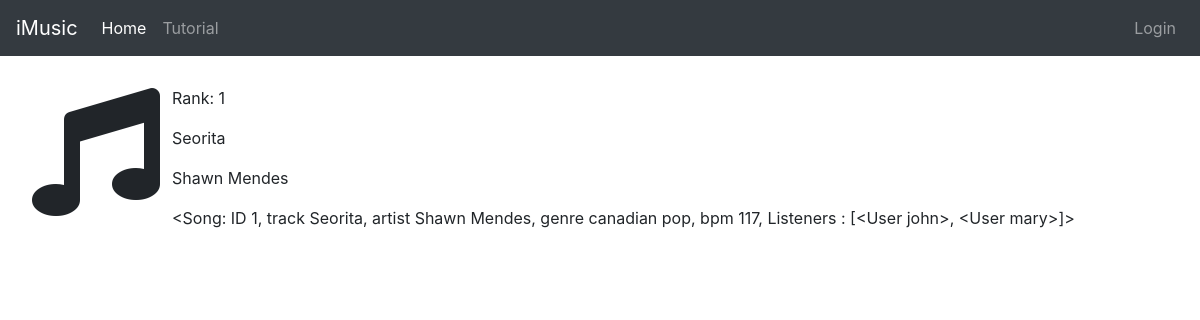
The page /leaderboard/1 on the database its author committed.
### app/models.py (models this page shows, shortened)
class Song(db.Model):
    id = db.Column(db.Integer, primary_key=True)
    track_name = db.Column(db.String(128))
    artist_name = db.Column(db.String(64))
    genre = db.Column(db.String(64))
    beats_per_minute = db.Column(db.Integer)
    song_data = db.relationship('SongData', backref='song')
    def __repr__(self):
        return '<Song: ID {}, track {}, artist {}, genre {}, bpm {}, Listeners : {}>'.format(self.id, self.track_name, self.artist_name, self.genre,
                self.beats_per_minute, self.listeners.all())

class User(UserMixin, db.Model):
    id = db.Column(db.Integer, primary_key=True)
    username = db.Column(db.String(64), index=True, unique=True)
    email = db.Column(db.String(120), index=True, unique=True)
    password_hash = db.Column(db.String(128))
    posts = db.relationship('Post', backref='author', lazy='dynamic')
    about_me = db.Column(db.String(140))
    last_seen = db.Column(db.DateTime, default=datetime.utcnow)
    songs_followed = db.relationship('Song', secondary=listeners,
                                   backref=db.backref('listeners',lazy='dynamic'),
                                   lazy='dynamic')
    def __repr__(self):
        return '<User {}>'.format(self.username)
    followed = db.relationship(
        'User', secondary=followers,
        primaryjoin=(followers.c.follower_id == id),
        secondaryjoin=(followers.c.followed_id == id),
        backref=db.backref('followers', lazy='dynamic'), lazy='dynamic')

### app/routes.py (the view)
@app.route('/leaderboard/<int:songID>')
def song_page(songID):
    song = Song.query.filter_by(id=songID).first_or_404()
    return render_template('song_page.html', song=song)

### app/routes.py (called while the page is built)
@app.before_request
def before_request():
    if current_user.is_authenticated:
        current_user.last_seen = datetime.utcnow()
        db.session.commit()

### app/templates/song_page.html (shortened to what this page needs)
{% extends "base.html" %}
{% block content %}
<body>
    <div class="song-container">
        <div class="song-icon">
            <i class="fas fa-music fa-8x"></i>
        </div>
        <div class="song-contents">
            <ul> Rank: {{ song.id }} </ul>
            <ul> {{ song.track_name }} </ul>
            <ul> {{ song.artist_name }} </ul>
            <ul> {{ song }} </ul>
        </div>
    </div>
</body>
</html>
{% endblock %}

### app/static/css/site.css (style rules this page uses)
.song-container { padding: 2rem; }
.song-contents { margin: -130px 50px 10px 100px; }

### rows shown on the page
Song: id "1", track_name "Seorita", artist_name "Shawn Mendes", id+track_name+artist_name "<Song: ID 1, track Seorita, artist Shawn Mendes, genre canadian pop, bpm 117, Listeners : [<User john>, <User mary>]>"
